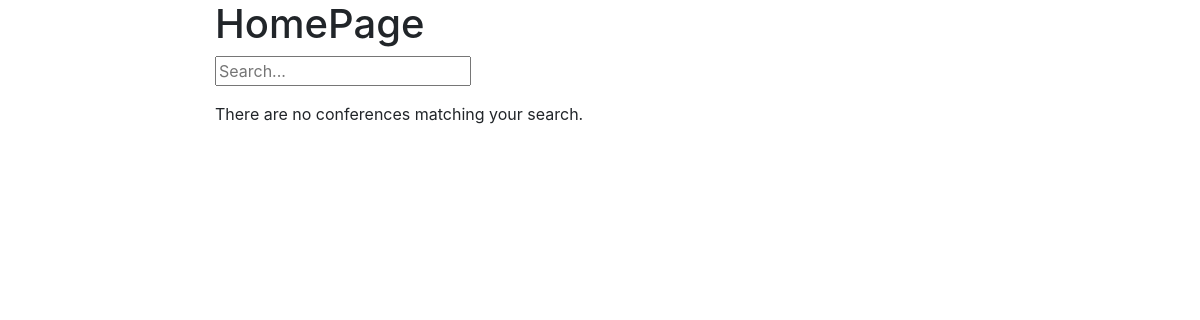
Before: /cfp/ with the older database file.
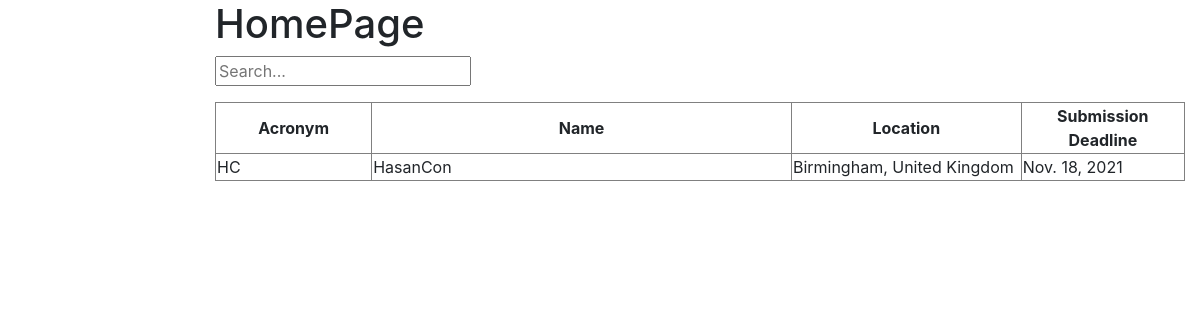
After: the same page with the newer database file.
### cfp/models.py (models this page shows, shortened)
class ConferenceCFP(models.Model):
    abstract_deadline = models.DateField()
    submission_deadline = models.DateField()
    conference_id = models.ForeignKey('conference.Conference', on_delete=models.CASCADE, related_name="cfp", default=1)
    cfp_active = models.BooleanField(default=False)

### conference/models.py (models this page shows, shortened)
class Conference(models.Model):
    CID = models.UUIDField(primary_key=True, default=uuid.uuid4, editable=False) #The Conference ID
    name = models.CharField(max_length=200, help_text='Enter the conference name') #The conference name
    acronym = models.CharField(max_length=50, help_text='Enter the Acronym of the conference', null=True) #The conference Acronym
    web_page = models.URLField(max_length=200, help_text='Enter the web page of your conference', default="") #The conference web page
    venue = models.CharField(max_length=200, help_text="Enter the venue of the conference", null=True) # Location
    city = models.CharField(max_length=200, help_text="Enter the city of the conference", default="") # Location
    country = models.CharField(max_length=200, help_text="Enter the country/region of the conference", default="") # Location
    start_date = models.DateField(help_text="Enter the start date of the conference", default=timezone.now, blank=True) # The conference data
    end_date = models.DateField(help_text="Enter the end date of the conference", default=timezone.now, blank=True) # The conference data
    phase = models.IntegerField(choices=((1,'registration'),(2,'submission'),(3,'review'),(4,'discussion'),(5,'notification')), default=1)
    PCM = models.ManyToManyField(CustomUser, related_name="conference_PCM", blank=True, default="")
    chair = models.ForeignKey(CustomUser, on_delete=models.RESTRICT, related_name="conference_chair", default=1)

### cfp/views.py (the view)
# urls.py: path('',  CFPView.as_view(), name='cfp-search'),
class CFPView(ListView):
    template_name = "cfp_search.html"
    def get_queryset(self):
        if(not self.request.GET.get('search_term')):
            queryset = ConferenceCFP.objects.filter(cfp_active=True)
        else:
            queryset = ConferenceCFP.objects.filter(conference_id__name__icontains=self.request.GET.get('search_term'), cfp_active=True)
        return queryset

### cfp/templates/cfp_search.html
{% extends "base_generic.html" %}
{% block content %}
  <h1>HomePage</h1>
  <form action="{% url 'cfp-search' %}" method="get">
    <input name="search_term" type="text" placeholder="Search...">
  </form>
  <p>{% if object_list %}</p>
    <table border="1" width="fixed">
      <tr>
        <th width="200px" style="text-align:center">Acronym</th>
        <th width="600px" style="text-align:center">Name</th>
        <th width="300px" style="text-align:center">Location</th>
        <th width="200px" style="text-align:center">Submission Deadline</th>
      </tr>
      {% for conference in object_list %}
        <tr>
          <td>{{ conference.conference_id.acronym }}</td>
          <td>{{ conference.conference_id.name }}</td>
          <td>{{ conference.conference_id.city}}, {{conference.conference_id.country}}</td>
          <td>{{ conference.submission_deadline}}</td>
        </tr>
      {% endfor %}
    </table>
  {% else %}
      <p>There are no conferences matching your search.</p>
  {% endif %}
{% endblock %}

Changed rows visible on the page:
added ConferenceCFP: conference_id.acronym "HC", conference_id.name "HasanCon", conference_id.city "Birmingham", conference_id.country "United Kingdom", submission_deadline "Nov. 18, 2021"
Other visible differences:
text no longer shown: "There are no conferences matching your search."
text now shown: "Acronym Name Location Submission Deadline"
